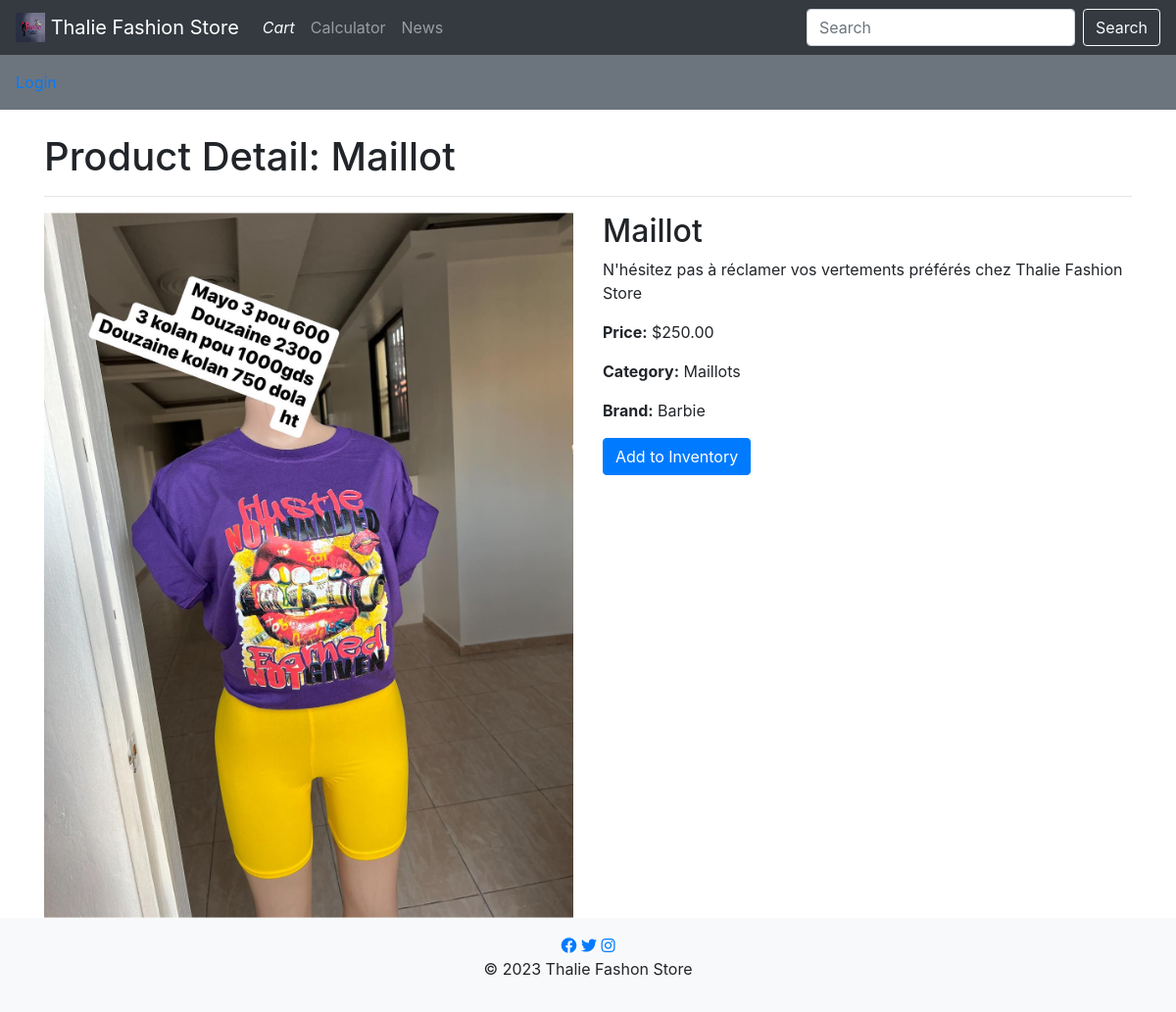
Page /products/7/ on the committed database.
### thalie/models.py (models this page shows, shortened)
class Product(models.Model):
    title = models.CharField(max_length=255)
    description = models.TextField()
    price = models.DecimalField(max_digits=10, decimal_places=2)
    category = models.ForeignKey(Category, on_delete=models.SET_NULL, null=True, blank=True)
    brand = models.ForeignKey(Brand, on_delete=models.CASCADE)
    image = models.ImageField(upload_to='product_images/')

class Category(models.Model):
    name = models.CharField(max_length=255)

class Brand(models.Model):
    name = models.CharField(max_length=255)

### thalie/views.py (the view)
# urls.py: path('products/<int:pk>/', product_detail, name='product_detail'),
def product_detail(request, pk):
    product = get_object_or_404(Product, pk=pk)
    return render(request, 'product_detail.html', {'product': product})

### thalie/templates/product_detail.html (shortened to what this page needs)
{% extends 'base.html' %}
{% block header %}Product Detail: {{ product.title }}{% endblock %}
{% block content %}
  <div class="row">
    <div class="col-md-6">
      <img src="{{ product.image.url }}" alt="{{ product.title }}" style="max-width: 100%;">
    </div>
    <div class="col-md-6">
      <h2>{{ product.title }}</h2>
      <p>{{ product.description }}</p>
      <p><strong>Price:</strong> ${{ product.price }}</p>
      <p><strong>Category:</strong> {{ product.category.name }}</p>
      <p><strong>Brand:</strong> {{ product.brand.name }}</p>
      <p>
        <a href="{% url 'add_to_inventory' product_id=product.pk %}" class="btn btn-primary">Add to Inventory</a>
      </p>
    </div>
  </div>
{% endblock %}

### rows in the picture
Product: title "Maillot", image (picture), description "N'hésitez pas à réclamer vos vertements préférés chez Thalie Fashion Store", price "250.00", category.name "Maillots", brand.name "Barbie"
